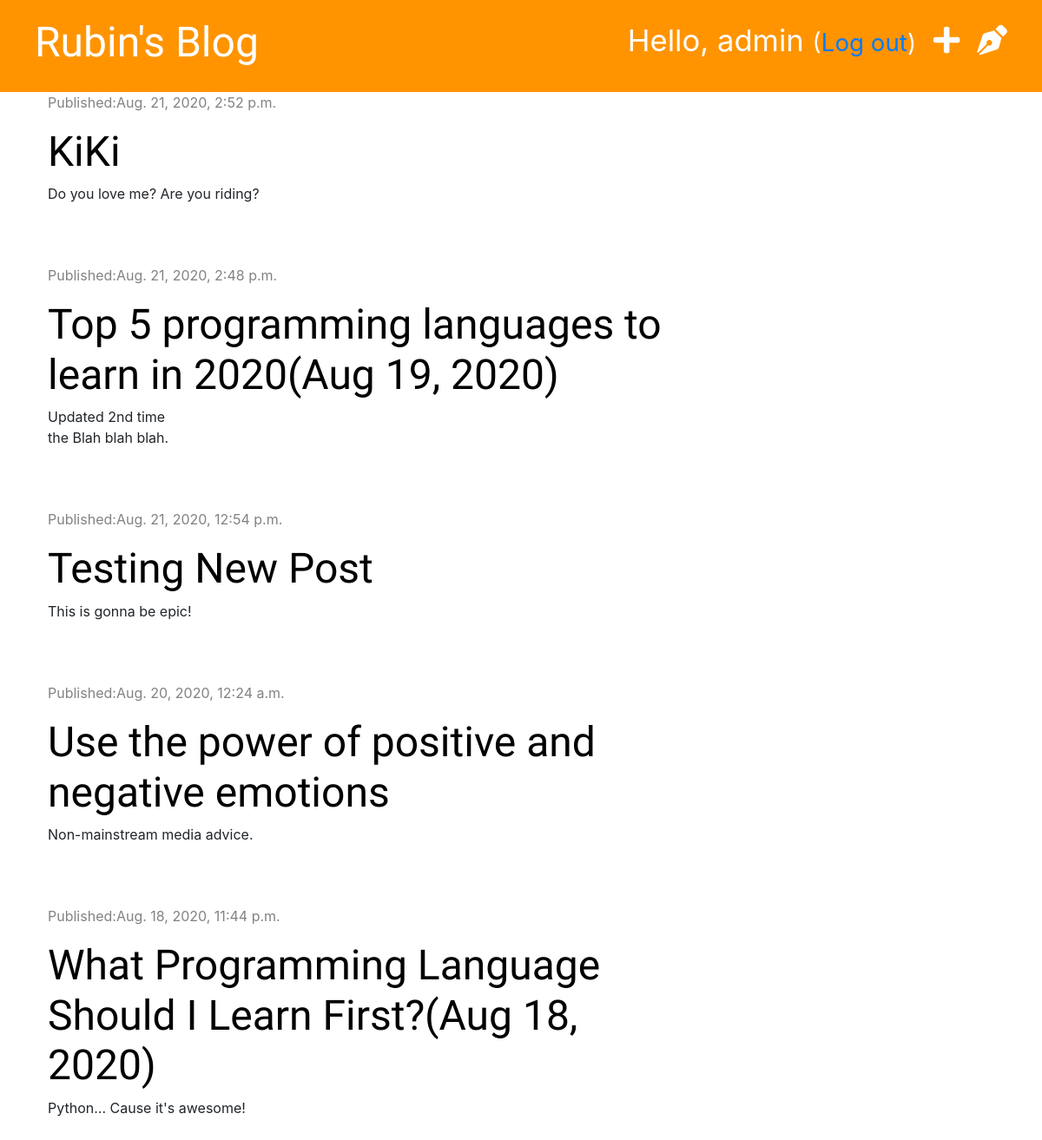
Page / (signed in) on the earlier database version.
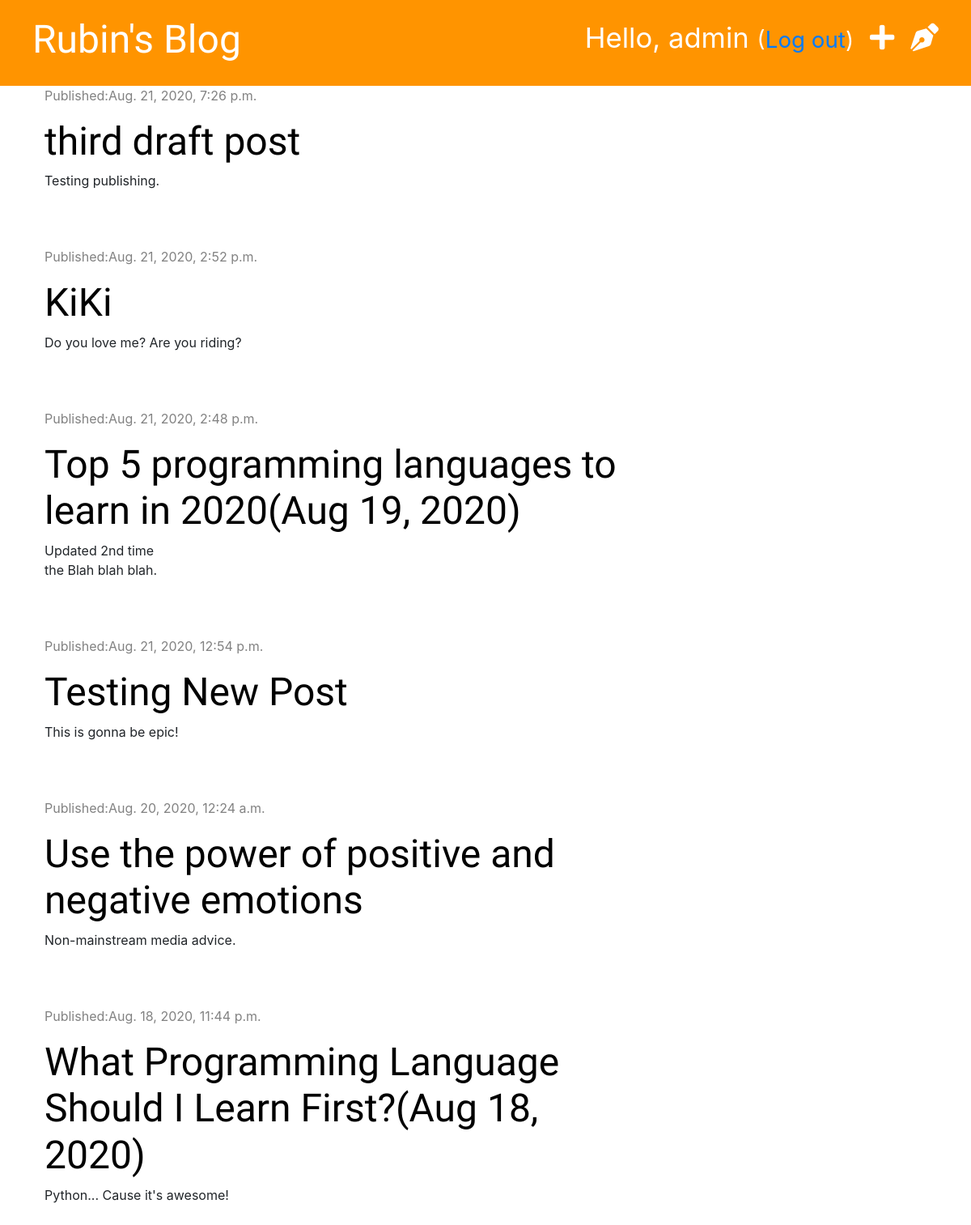
Same page on the later database version.
### blog/models.py (models this page shows, shortened)
class Post(models.Model):
    author = models.ForeignKey('auth.User', on_delete=models.CASCADE)
    title = models.CharField(max_length=200)
    text = models.TextField()
    created_date = models.DateTimeField(default=timezone.now)
    published_date = models.DateTimeField(blank=True, null=True)

### blog/views.py (the view)
# urls.py: path('', views.post_list, name='post_list'),
def post_list(request):
    posts = Post.objects.filter(published_date__lte=timezone.now()).order_by('-published_date')
    stuff_for_frontend = {'posts': posts}
    return render(request, 'blog/post_list.html', stuff_for_frontend)

### blog/templates/blog/post_list.html (shortened to what this page needs)
{% extends 'blog/base.html' %}
{% block content %}
    {% for post in posts %}
        <div class="post">
            <div class="date">
                <p>Published:{{ post.published_date }}</p>
            </div>
            <h1><a href="{% url 'post_detail' pk=post.pk %}">{{ post.title }}</a></h1>
            <p>{{ post.text|truncatechars:50|linebreaksbr }}</p>
        </div>
    {% endfor %}
{% endblock %}

Differences in the rows shown:
added Post: published_date "Aug. 21, 2020, 7:26 p.m.", title "third draft post", text "Testing publishing."
